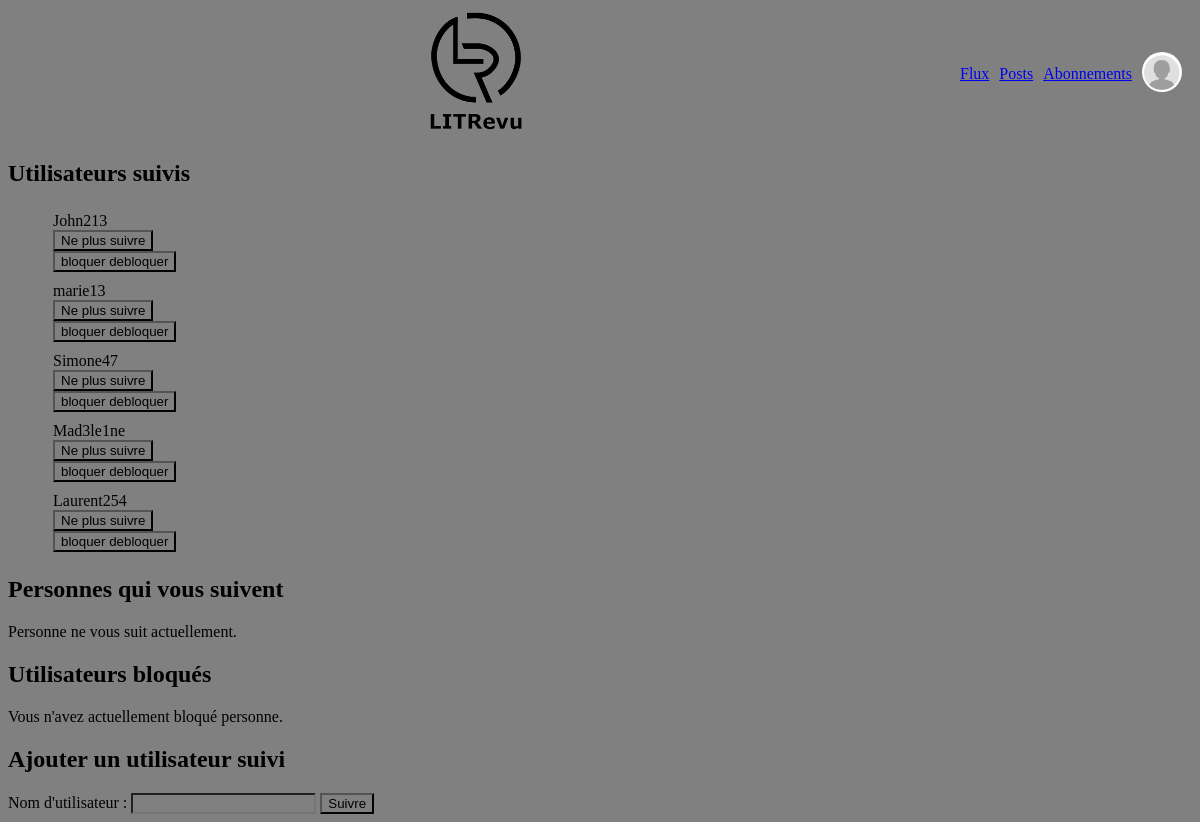
The app's page /subscription/ (signed in) with its own data.
### authentication/models.py (models this page shows, shortened)
class User(AbstractUser):
    following = models.ManyToManyField('self', through=UserFollows, related_name='followers')
    avatar = models.ImageField(upload_to='avatars/', null=True, blank=True)
    IMAGE_MAX_SIZE = (800, 800)

### app_web/views.py (the view, shortened to what this page needs)
# urls.py: path('subscription/', app_web.views.subscription, name='subscription'),
@login_required
def subscription(request):
    following_users = request.user.following.all()
    blocked_users = User.objects.filter(blocking_users__user=request.user, blocking_users__can_access_tickets=False)
    followers = User.objects.filter(user_follows__followed_user=request.user)
    context = {'following_users': following_users, 'blocked_users': blocked_users, 'followers': followers}
    messages.success(request, '')
    return render(request, 'app_web/subscription.html', context)

### app_web/templates/app_web/subscription.html (shortened to what this page needs)
{% extends 'base.html' %}
{% block content %}
    <h2>Utilisateurs suivis</h2>
    {% if following_users %}
        <ul>
            {% for user in following_users %}
                <li>
                    {{ user.username }}
                    <form method="post" action="{% url 'unfollow' %}">
                        <button type="submit">Ne plus suivre</button>
                    </form>
                    <form method="post" action="{% url 'block_user' %}">
                        <button type="submit">bloquer debloquer</button>
                    </form>
                </li>
            {% endfor %}
        </ul>
    {% else %}
        <p>Vous ne suivez actuellement personne.</p>
    {% endif %}
    <h2>Personnes qui vous suivent</h2>
    {% if followers %}
        <ul>
            {% for user in followers %}
                <li>{{ user.username }}</li>
            {% endfor %}
        </ul>
    {% else %}
        <p>Personne ne vous suit actuellement.</p>
    {% endif %}
   <h2>Utilisateurs bloqués</h2>
    {% if blocked_users %}
        <ul>
            {% for user in blocked_users %}
                <li>
                    {{ user.username }}
                    <form method="post" action="{% url 'unblock_user' %}">
                        {% csrf_token %}
                        <input type="hidden" name="user_to_unblock" value="{{ user.id }}">
                        <button type="submit">Débloquer</button>
                    </form>
                </li>
            {% endfor %}
        </ul>
    {% else %}
    <p>Vous n'avez actuellement bloqué personne.</p>
{% endif %}
    <h2>Ajouter un utilisateur suivi</h2>
    <form method="post" action="{% url 'subscription' %}">
        <label for="id_username_to_follow">Nom d'utilisateur :</label>
        <input type="text" name="username_to_follow" id="id_username_to_follow" required>
        <button type="submit">Suivre</button>
    </form>
{% endblock %}

### app_web/static/app_web/style.css (style rules this page uses)
* { background: grey }
li { list-style: none; padding: 5px; }

### records on screen
User: username "John213"
User: username "marie13"
User: username "Simone47"
User: username "Mad3le1ne"
User: username "Laurent254"
